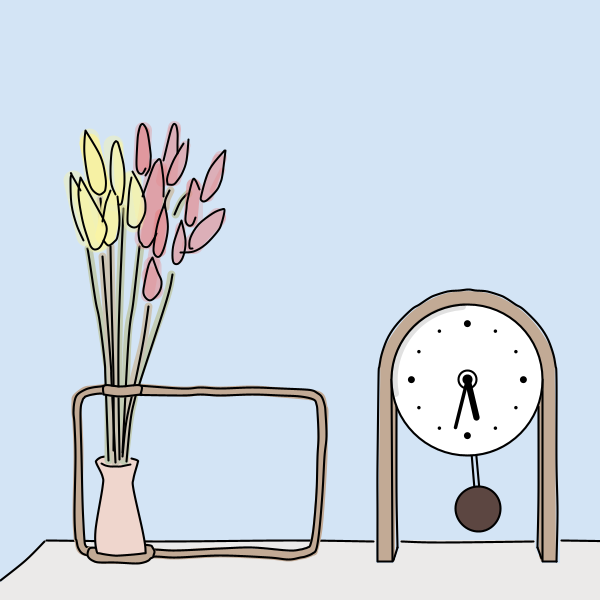
Frame 1 (no input)
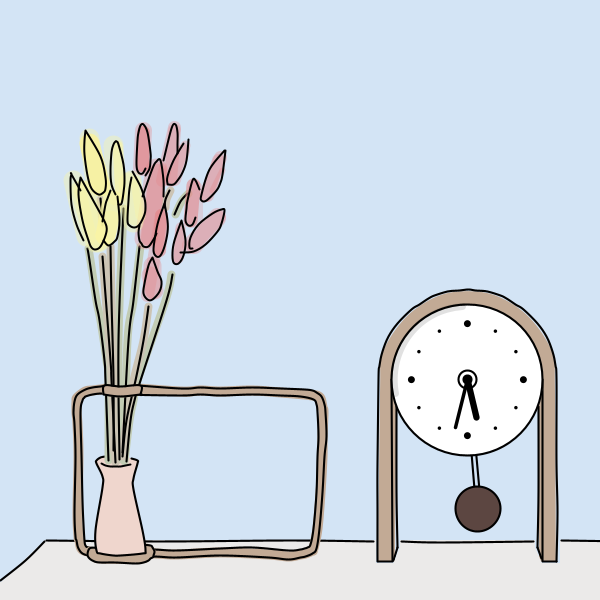
Frame 60 (the mouse pressed at the canvas centre just before this capture)
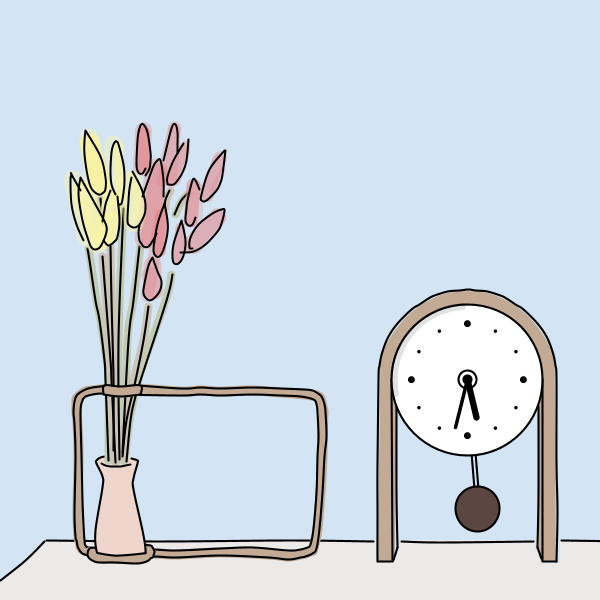
Frame 120 (the mouse held since frame 60 and released just before this capture)

The Processing sketch that drew these frames (run headless with seeded random() and noise(); from frame 60 on, the mouse is pressed at the canvas centre):

// Processing sketch: tokei
// ── tokei.pde
float theta, thetatheta, omega, omegaomega, phi;
float g, dt, l, pi, r;
int imax;

void setup(){
  size(600,600);
  smooth();
  
  l = 175.0;
  r = 32.0;
  dt = 0.001;
  theta = 5*PI/180;
  omega = 0.0;
  g = 9.81*6;
  imax = 175;
}

void draw(){
  translate(width/2, height/2);
  
  pushMatrix();
  tokei(124, 59, 0.7);
  popMatrix();
  
  tana(0, 0, 1);
  
  hana(0, 1, 1);
  
  //jiku
  //strokeWeight(5);
  //line(-300, 0, 300, 0);
  //line(0, -300, 0, 300);

}


void tokei(float width, float height, float size){
  translate(width, height);
  scale(size);
  
  for (int i=0; i<=imax; i++){
    thetatheta = theta + omega*dt;
    omegaomega = omega - g/l*sin(theta)*dt;
    theta = thetatheta;
    omega = omegaomega;
  }
   
  translate(width/2, height/2);
  
  //huriko   
  pushMatrix();
  scale(1, -1);
  background(#d3e4f5);
  stroke(0);
  strokeWeight(3);
  phi = 3*PI/2+theta;
  line(l*cos(phi)-3, l*sin(phi), -3, 0);
  line(l*cos(phi)+3, l*sin(phi), 3, 0);
  fill(#5c4641);
  ellipse(l*cos(phi), l*sin(phi)-10, 2*r, 2*r);
  popMatrix();
  
  //tokei
  ////jyunbi
  float s = second();
  float m = minute() + (s/60.0);
  float h = hour()%12 + (m/60.0);
  rotate(radians(180));
   
  ////dai_iro_uti
  strokeWeight(10);
  strokeCap(ROUND);
  stroke(#d3e4f5);
  line(-105, -246, -105, 0);
  line(105, -246, 105, 0);
  
  ////dai_iro_soto
  strokeWeight(24);
  strokeCap(SQUARE);
  stroke(#c2aa95);
  noFill();
  beginShape();
  curveVertex(-115, -260);
  curveVertex(-115, -260);
  curveVertex(-113, -10);
  curveVertex(-110, 35);
  curveVertex(-80, 80);
  curveVertex(-40, 108);
  curveVertex(0, 115);
  curveVertex(40, 108);
  curveVertex(80, 80);
  curveVertex(110, 35);
  curveVertex(113, -10);
  curveVertex(115, -260);
  curveVertex(115, -260);
  endShape();
  
  ////dai
  beginShape();
  strokeWeight(3);
  strokeCap(ROUND);
  stroke(0);
  noFill();
  curveVertex(128, -260);
  curveVertex(128, -260);
  curveVertex(129, -190);
  curveVertex(128, -120);
  curveVertex(127, 0);
  curveVertex(126, 20);
  curveVertex(122, 40);
  curveVertex(113, 61);
  curveVertex(100, 80);
  curveVertex(80, 100);
  curveVertex(68, 108);
  curveVertex(56, 116);
  curveVertex(47, 120);
  curveVertex(28, 126);
  curveVertex(12, 128);
  curveVertex(-2, 129);
  curveVertex(-12, 128);
  curveVertex(-28, 126);
  curveVertex(-47, 120);
  curveVertex(-56, 116);
  curveVertex(-68, 108);
  curveVertex(-80, 100);
  curveVertex(-100, 80);
  curveVertex(-113, 61);
  curveVertex(-122, 40);
  curveVertex(-126, 20);
  curveVertex(-127, 0);
  curveVertex(-128, -120);
  curveVertex(-129, -190);
  curveVertex(-128, -260);
  curveVertex(-128, -260);
  endShape();
  line(127, -260, 107, -260);
  line(107, -259, 108, 0);
  line(-127, -260, -107, -260);
  line(-107, -259, -108, 0);
  line(-106, -255, -100, -240); 
  line(106, -258, 100, -240); 
  beginShape();
  curveVertex(-100, -240);
  curveVertex(-100, -240);
  curveVertex(-101, -160);
  curveVertex(-101, -38);
  curveVertex(-101, -38);
  endShape();
  beginShape();
  curveVertex(100, -240);
  curveVertex(100, -240);
  curveVertex(101, -160);
  curveVertex(101, -39);
  curveVertex(101, -39);
  endShape();
  
  ////mojiban
  fill(255);
  ellipse(0, 0, 216, 216);
  fill(255);
  ellipse(0, 0, 26, 26);
  fill(0);
  ellipse(0, 0, 12, 12);
  
  ////kage
  strokeWeight(10);
  strokeCap(ROUND);
  noFill();
  stroke(0, 30);
  arc(0, 0, 210, 210, radians(-11), radians(86));
  
  ////jikan
  fill(0);
  noStroke();
  for(int i=0; i<12; i++){
    rotate(radians(30));
    ellipse(-80, 0, 5, 5);
  }
  for(int i=0; i<4; i++){
    rotate(radians(90));
    ellipse(-80, 0, 10, 10);
  }
   
  ////hari
  pushMatrix();
  stroke(0);
  strokeWeight(3);
  strokeCap(ROUND);
  rotate(radians(s*6));
  //line(0, -16, 0, 80);
  popMatrix();
  pushMatrix();
  strokeWeight(5);
  rotate(radians(m*6));
  line(0, 0, 0, 70);
  popMatrix();
  pushMatrix();
  strokeWeight(9);
  rotate(radians(h*30));
  line(0, 0, 0, 55);
  popMatrix(); 
 }

void tana(float width, float height, float size){
  translate(width/2, height/2);
  scale(size);
  
  //tana_iro
  noStroke();
  fill(235, 234, 233);
  triangle(-255, 240, -300, 283, -255, 283);
  rect(-255, 240, 331, 43);
  rect(100, 240, 135, 43);
  rect(260, 240, 50, 43);
  rect(-300, 282, 600, 30);
  rect(0, 263, 300, 30);
  triangle(101, 244, 89, 275, 108, 275);
  triangle(234, 245, 247, 275, 233, 275);
  
  //tana
  strokeWeight(2.1);
  stroke(0);
  noFill();
  beginShape();
  curveVertex(-254, 240);
  curveVertex(-254, 240);
  curveVertex(-140, 241);
  curveVertex(-10, 240);
  curveVertex(73, 241);
  curveVertex(73, 241);
  endShape();
  beginShape();
  curveVertex(101, 241);
  curveVertex(101, 241);
  curveVertex(140, 242);
  curveVertex(233, 241);
  curveVertex(233, 241);
  endShape();
  beginShape();
  curveVertex(261, 240);
  curveVertex(261, 240);
  curveVertex(330, 241);
  curveVertex(330, 241);
  endShape();
  beginShape();
  curveVertex(-256, 241);
  curveVertex(-256, 241);
  curveVertex(-275, 260);
  curveVertex(-300, 280);
  curveVertex(-300, 280);
  endShape();
}

void hana(float width, float height, float size){
  translate(width/2, height/2);
  scale(size);
  
  //sotowaku_iro
  strokeWeight(10);
  strokeCap(ROUND);
  stroke(#c2aa95);
  beginShape();
  curveVertex(-200, 253);
  curveVertex(-200, 253);
  curveVertex(-148, 253);
  curveVertex(-124, 254);
  curveVertex(-80, 252);
  curveVertex(-32, 254);
  curveVertex(-12, 256);
  curveVertex(0, 254);
  curveVertex(5, 253);
  curveVertex(12, 250);
  curveVertex(13, 248);
  curveVertex(17, 228);
  curveVertex(20, 192);
  curveVertex(22, 156);
  curveVertex(22, 136);
  curveVertex(23, 112);
  curveVertex(22, 107);
  curveVertex(20, 98);
  curveVertex(16, 95);
  curveVertex(12, 95);
  curveVertex(4, 94);
  curveVertex(-20, 92);
  curveVertex(-48, 90);
  curveVertex(-80, 91);
  curveVertex(-100, 90);
  curveVertex(-120, 91);
  curveVertex(-180, 87);
  curveVertex(-200, 89);
  curveVertex(-208, 90);
  curveVertex(-215, 91);
  curveVertex(-223, 97);
  curveVertex(-224, 101);
  curveVertex(-224, 112);
  curveVertex(-223, 124);
  curveVertex(-222, 156);
  curveVertex(-223, 212);
  curveVertex(-222, 236);
  curveVertex(-221, 240);
  curveVertex(-219, 248);
  curveVertex(-213, 251);
  curveVertex(-200, 253);
  curveVertex(-200, 253);
  endShape();
  
  //sotowaku1
  strokeWeight(2.1);
  strokeCap(ROUND);
  stroke(0);
  beginShape();
  curveVertex(-200, 256);
  curveVertex(-200, 256);
  curveVertex(-148, 256);
  curveVertex(-124, 257);
  curveVertex(-80, 255);
  curveVertex(-32, 257);
  curveVertex(-12, 259);
  curveVertex(0, 257);
  curveVertex(5, 256);
  curveVertex(12, 253);
  curveVertex(16, 248);
  curveVertex(19, 228);
  curveVertex(22, 192);
  curveVertex(24, 156);
  curveVertex(26, 136);
  curveVertex(25, 112);
  curveVertex(24, 104);
  curveVertex(21, 96);
  curveVertex(16, 92);
  curveVertex(12, 90);
  curveVertex(4, 89);
  curveVertex(-20, 88);
  curveVertex(-48, 87);
  curveVertex(-80, 88);
  curveVertex(-100, 87);
  curveVertex(-120, 88);
  curveVertex(-180, 84);
  curveVertex(-200, 86);
  curveVertex(-208, 87);
  curveVertex(-215, 89);
  curveVertex(-223, 94);
  curveVertex(-226, 101);
  curveVertex(-227, 112);
  curveVertex(-226, 124);
  curveVertex(-225, 156);
  curveVertex(-226, 212);
  curveVertex(-225, 236);
  curveVertex(-224, 240);
  curveVertex(-222, 248);
  curveVertex(-216, 254);
  curveVertex(-200, 256);
  curveVertex(-200, 256);
  endShape();
  
  //sotowaku2
  strokeWeight(2.1);
  strokeCap(ROUND);
  stroke(0);
  beginShape();
  curveVertex(-200, 248);
  curveVertex(-200, 248);
  curveVertex(-148, 249);
  curveVertex(-124, 250);
  curveVertex(-80, 248);
  curveVertex(-48, 247);
  curveVertex(-12, 250);
  curveVertex(0, 249);
  curveVertex(4, 248);
  curveVertex(7, 247);
  curveVertex(10, 244);
  curveVertex(13, 228);
  curveVertex(16, 192);
  curveVertex(17, 156);
  curveVertex(18, 136);
  curveVertex(17, 112);
  curveVertex(16, 104);
  curveVertex(13, 99);
  curveVertex(0, 96);
  curveVertex(-20, 95);
  curveVertex(-48, 94);
  curveVertex(-80, 95);
  curveVertex(-100, 94);
  curveVertex(-120, 95);
  curveVertex(-180, 94);
  curveVertex(-198, 93);
  curveVertex(-208, 94);
  curveVertex(-215, 96);
  curveVertex(-216, 97);
  curveVertex(-218, 100);
  curveVertex(-220, 112);
  curveVertex(-219, 155);
  curveVertex(-218, 200);
  curveVertex(-217, 224);
  curveVertex(-216, 240);
  curveVertex(-215, 245);
  curveVertex(-212, 247);
  curveVertex(-200, 248);
  curveVertex(-200, 248);
  endShape();
  
  //sara_iro
  strokeWeight(10);
  strokeCap(ROUND);
  stroke(#c2aa95);
  beginShape();
  curveVertex(-210, 251);
  curveVertex(-210, 251);
  curveVertex(-206, 255);
  curveVertex(-200, 258);
  curveVertex(-160, 258);
  curveVertex(-154, 255);
  curveVertex(-150, 251);
  curveVertex(-154, 248);
  curveVertex(-154, 248);
  endShape();
  
  //sara
  strokeWeight(2.1);
  strokeCap(ROUND);
  stroke(0);
  beginShape();
  curveVertex(-200, 246);
  curveVertex(-200, 246);
  curveVertex(-205, 247);
  curveVertex(-211, 248);
  curveVertex(-213, 254);
  curveVertex(-211, 258);
  curveVertex(-206, 261);
  curveVertex(-200, 262);
  curveVertex(-185, 262);
  curveVertex(-165, 263);
  curveVertex(-157, 262);
  curveVertex(-152, 260);
  curveVertex(-150, 258);
  curveVertex(-148, 257);
  curveVertex(-147, 256);
  curveVertex(-147, 255);
  curveVertex(-146, 251);
  curveVertex(-148, 247);
  curveVertex(-150, 245);
  curveVertex(-160, 244);
  curveVertex(-160, 244);
  endShape();
  
  //kabin_kuti_iro
  noStroke();
  fill(#efd6cd);
  ellipse(-185, 161, 39, 12);
  ellipse(-185, 163, 39, 12);
  
  //kabin_sita
  stroke(0);
  strokeWeight(2.1);
  strokeCap(ROUND);
  beginShape();
  curveVertex(-195, 156);
  curveVertex(-195, 156);
  curveVertex(-200, 157);
  curveVertex(-204, 160);
  curveVertex(-204, 163);
  curveVertex(-198, 176);
  curveVertex(-198, 187);
  curveVertex(-205, 230);
  curveVertex(-203.5, 250);
  curveVertex(-200, 253);
  curveVertex(-187, 254.5);
  curveVertex(-180, 254.5);
  curveVertex(-158, 253);
  curveVertex(-154.5, 250);
  curveVertex(-158, 230);
  curveVertex(-167, 189);
  curveVertex(-167, 178);
  curveVertex(-163, 163);
  curveVertex(-163, 160);
  curveVertex(-169, 158);
  curveVertex(-169, 158);
  endShape();
  
  //kuki_iro1
  noFill();
  strokeWeight(8);
  strokeCap(ROUND);
  stroke(#c2ccb4);
  beginShape();
  curveVertex(-192, 160);
  curveVertex(-192, 160);
  curveVertex(-192, 80);
  curveVertex(-194, 60);
  curveVertex(-200, 20);
  curveVertex(-204, 0);
  curveVertex(-210, -40);
  curveVertex(-212, -52);
  curveVertex(-212, -52);
  endShape();
  beginShape();
  curveVertex(-176, 161);
  curveVertex(-176, 161);
  curveVertex(-171, 120);
  curveVertex(-167, 100);
  curveVertex(-163, 80);
  curveVertex(-135, 0);
  curveVertex(-129, -26);
  curveVertex(-129, -26);
  endShape();
  beginShape();
  curveVertex(-176, 152);
  curveVertex(-176, 152);
  curveVertex(-173, 40);
  curveVertex(-167, 0);
  curveVertex(-160, -54);
  curveVertex(-160, -54);
  endShape();
  beginShape();
  curveVertex(-181, 159);
  curveVertex(-181, 159);
  curveVertex(-182, 40);
  curveVertex(-177, -92);
  curveVertex(-177, -92);
  endShape();
  beginShape();
  curveVertex(-125, -86);
  curveVertex(-125, -86);
  curveVertex(-119, -99);
  curveVertex(-112, -107);
  curveVertex(-112, -107);
  endShape();
  
  //kuki_iro2
  noFill();
  strokeWeight(8);
  strokeCap(ROUND);
  stroke(#ccc4b4);
  beginShape();
  curveVertex(-185, 162);
  curveVertex(-185, 162);
  curveVertex(-189, 80);
  curveVertex(-190, 60);
  curveVertex(-198, -44);
  curveVertex(-198, -44);
  endShape();
  beginShape();
  curveVertex(-198, -75);
  curveVertex(-198, -75);
  curveVertex(-200, -101);
  curveVertex(-200, -101);
  endShape();
  beginShape();
  curveVertex(-187, 150);
  curveVertex(-187, 150);
  curveVertex(-187, 80);
  curveVertex(-189, 0);
  curveVertex(-190, -54);
  curveVertex(-190, -54);
  endShape();
  beginShape();
  curveVertex(-178, 156);
  curveVertex(-178, 156);
  curveVertex(-174, 120);
  curveVertex(-167, 80);
  curveVertex(-157, 40);
  curveVertex(-152, 6);
  curveVertex(-152, 6);
  endShape();
  beginShape();
  curveVertex(-135, -93);
  curveVertex(-135, -93);
  curveVertex(-134, -101);
  curveVertex(-130, -110);
  curveVertex(-130, -110);
  endShape();
  
  //kuki
  noFill();
  strokeWeight(2.1);
  strokeCap(ROUND);
  stroke(0);
  beginShape();
  curveVertex(-192, 160);
  curveVertex(-192, 160);
  curveVertex(-195, 80);
  curveVertex(-196, 60);
  curveVertex(-201, 20);
  curveVertex(-205, 0);
  curveVertex(-211, -40);
  curveVertex(-213, -52);
  curveVertex(-213, -52);
  endShape();
  beginShape();
  curveVertex(-185, 162);
  curveVertex(-185, 162);
  curveVertex(-189, 80);
  curveVertex(-190, 60);
  curveVertex(-198, -44);
  curveVertex(-198, -44);
  endShape();
  beginShape();
  curveVertex(-198, -75);
  curveVertex(-198, -75);
  curveVertex(-200, -102);
  curveVertex(-200, -102);
  endShape();
  beginShape();
  curveVertex(-187, 150);
  curveVertex(-187, 150);
  curveVertex(-187, 80);
  curveVertex(-189, 0);
  curveVertex(-190, -54);
  curveVertex(-190, -54);
  endShape();
  beginShape();
  curveVertex(-174, 161);
  curveVertex(-174, 161);
  curveVertex(-170, 120);
  curveVertex(-166, 100);
  curveVertex(-160, 80);
  curveVertex(-134, 0);
  curveVertex(-128, -26);
  curveVertex(-128, -26);
  endShape();
  beginShape();
  curveVertex(-178, 156);
  curveVertex(-178, 156);
  curveVertex(-174, 120);
  curveVertex(-165, 80);
  curveVertex(-157, 40);
  curveVertex(-152, 6);
  curveVertex(-152, 6);
  endShape();
  beginShape();
  curveVertex(-178, 152);
  curveVertex(-178, 152);
  curveVertex(-172, 40);
  curveVertex(-167, 0);
  curveVertex(-161, -54);
  curveVertex(-161, -54);
  endShape();
  beginShape();
  curveVertex(-181, 159);
  curveVertex(-181, 159);
  curveVertex(-182, 40);
  curveVertex(-177, -92);
  curveVertex(-177, -92);
  endShape();
  beginShape();
  curveVertex(-126, -86);
  curveVertex(-126, -86);
  curveVertex(-120, -99);
  curveVertex(-113, -107);
  curveVertex(-113, -107);
  endShape();
  beginShape();
  curveVertex(-136, -93);
  curveVertex(-136, -93);
  curveVertex(-135, -101);
  curveVertex(-131, -110);
  curveVertex(-131, -110);
  endShape();
  
  //hana_iro2
  noFill();
  strokeCap(ROUND);
  stroke(228,135,138,90);
  strokeWeight(17);
  line(-157, -170, -159, -133);
  strokeWeight(13);
  line(-157, -168, -158, -135);
  line(-157, -168, -158, -135);
  line(-157, -168, -158, -135);
  strokeWeight(22);
  line(-144, -131, -155, -62);
  strokeWeight(17);
  line(-142, -130, -151, -63);
  line(-143, -128, -152, -63);
  strokeWeight(13);
  line(-126, -173, -138, -120);
  line(-126, -170, -130, -120);
  strokeWeight(10);
  line(-115, -155, -128, -120);
  strokeWeight(13);
  line(-117, -150, -126, -121);
  line(-139, -85, -153, -5);
  line(-139, -85, -141, -50);
  line(-139, -85, -141, -50);
  strokeWeight(10);
  line(-139, -85, -141, -50);
  strokeWeight(18);
  line(-148, -35, -148, -10);
  line(-150, -25, -146, -10);
  strokeWeight(10);
  line(-120, -73, -124, -42);
  line(-120, -70, -122, -42);
  strokeWeight(13);
  line(-82, -140, -93, -105);
  line(-80, -143, -95, -105);
  strokeWeight(6);
  line(-78, -130, -88, -110);
  strokeWeight(15);
  stroke(228,135,138,60);
  line(-105, -112, -105, -80);
  stroke(228,135,138,90);
  strokeWeight(14);
  line(-107, -115, -110, -80);
  line(-107, -115, -110, -80);
  strokeWeight(17);
  line(-83, -84, -110, -55);
  line(-83, -82, -106, -55);
  
  //hana_iro1
  noFill();
  strokeWeight(20);
  strokeCap(ROUND);
  stroke(245,240,162,250);
  line(-211, -157, -200, -114);
  stroke(250,245,162,100);
  line(-188, -100, -195, -65);
  line(-188, -100, -195, -65);
  line(-188, -100, -195, -65);
  line(-190, -80, -195, -65);
  line(-227, -120, -214, -64);
  line(-220, -110, -205, -58);
  line(-217, -110, -202, -58);
  line(-215, -110, -200, -60);
  line(-211, -162, -205, -117);
  line(-187, -155, -184, -105);
  strokeWeight(10);
  line(-183, -155, -180, -105);
  line(-183, -155, -180, -105);
  strokeWeight(20);
  line(-172, -118, -167, -78);
  line(-169, -120, -165, -85);
  strokeWeight(10);
  line(-165, -120, -160, -85);
  
  //hana
  noFill();
  strokeWeight(2);
  strokeCap(ROUND);
  stroke(0);
  beginShape();
  curveVertex(-217, -60);
  curveVertex(-217, -60);
  curveVertex(-224, -76);
  curveVertex(-229, -96);
  curveVertex(-230, -120);
  curveVertex(-229, -126);
  curveVertex(-229, -126);
  curveVertex(-220, -110);
  curveVertex(-220, -110);
  endShape();
  beginShape();
  curveVertex(-220, -123);
  curveVertex(-220, -123);
  curveVertex(-222, -106);
  curveVertex(-218, -80);
  curveVertex(-212, -60);
  curveVertex(-209, -53);
  curveVertex(-205, -51);
  curveVertex(-200, -54);
  curveVertex(-195, -65);
  curveVertex(-194, -74);
  curveVertex(-199, -85);
  curveVertex(-199, -85);
  curveVertex(-220, -123);
  curveVertex(-220, -123);
  endShape();
  beginShape();
  curveVertex(-215, -170);
  curveVertex(-215, -170);
  curveVertex(-216, -160);
  curveVertex(-216, -146);
  curveVertex(-213, -125);
  curveVertex(-209, -112);
  curveVertex(-202, -106);
  curveVertex(-197, -108);
  curveVertex(-195, -112);
  curveVertex(-195, -123);
  curveVertex(-200, -144);
  curveVertex(-215, -170);
  curveVertex(-215, -170);
  endShape();
  beginShape();
  curveVertex(-198, -79);
  curveVertex(-198, -79);
  curveVertex(-195, -96);
  curveVertex(-193, -102);
  curveVertex(-190, -110);
  curveVertex(-190, -110);
  endShape();
  beginShape();
  curveVertex(-197, -60);
  curveVertex(-197, -60);
  curveVertex(-192, -55);
  curveVertex(-186, -59);
  curveVertex(-183, -64);
  curveVertex(-181, -80);
  curveVertex(-183, -104);
  curveVertex(-183, -104);
  endShape();
  beginShape();
  curveVertex(-185, -106);
  curveVertex(-185, -106);
  curveVertex(-189, -116);
  curveVertex(-190, -130);
  curveVertex(-189, -148);
  curveVertex(-187, -156);
  curveVertex(-185, -159);
  curveVertex(-184, -159);
  curveVertex(-182, -156);
  curveVertex(-177, -136);
  curveVertex(-176, -120);
  curveVertex(-177, -108);
  curveVertex(-179, -97);
  curveVertex(-182, -96);
  curveVertex(-182, -96);
  endShape();
  beginShape();
  curveVertex(-169, -123);
  curveVertex(-169, -123);
  curveVertex(-171, -112);
  curveVertex(-172, -100);
  curveVertex(-173, -80);
  curveVertex(-171, -75);
  curveVertex(-166, -73);
  curveVertex(-161, -76);
  curveVertex(-156, -86);
  curveVertex(-155, -94);
  curveVertex(-156, -102);
  curveVertex(-160, -114);
  curveVertex(-168, -129);
  curveVertex(-168, -129);
  endShape();
  beginShape();
  curveVertex(-155, -132);
  curveVertex(-155, -132);
  curveVertex(-158, -127);
  curveVertex(-162, -128);
  curveVertex(-164, -136);
  curveVertex(-163, -160);
  curveVertex(-162, -168);
  curveVertex(-160, -175);
  curveVertex(-157, -176);
  curveVertex(-153, -168);
  curveVertex(-150, -148);
  curveVertex(-150, -140);
  curveVertex(-151, -132);
  curveVertex(-155, -125);
  curveVertex(-155, -125);
  endShape();
  beginShape();
  curveVertex(-137, -140);
  curveVertex(-137, -140);
  curveVertex(-129, -172);
  curveVertex(-125, -176);
  curveVertex(-123, -168);
  curveVertex(-123, -156);
  curveVertex(-123, -147);
  curveVertex(-123, -147);
  endShape();
  beginShape();
  curveVertex(-117, -157);
  curveVertex(-117, -157);
  curveVertex(-127, -140);
  curveVertex(-133, -124);
  curveVertex(-133, -117);
  curveVertex(-132, -116);
  curveVertex(-127, -116);
  curveVertex(-123, -120);
  curveVertex(-118, -128);
  curveVertex(-114, -140);
  curveVertex(-112, -161);
  curveVertex(-112, -161);
  endShape();
  beginShape();
  curveVertex(-158, -104);
  curveVertex(-158, -104);
  curveVertex(-148, -132);
  curveVertex(-144, -139);
  curveVertex(-140, -140);
  curveVertex(-137, -120);
  curveVertex(-137, -104);
  curveVertex(-137, -104);
  endShape();
  beginShape();
  curveVertex(-144, -67);
  curveVertex(-144, -67);
  curveVertex(-147, -61);
  curveVertex(-152, -54);
  curveVertex(-157, -54);
  curveVertex(-159, -57);
  curveVertex(-161, -60);
  curveVertex(-162, -68);
  curveVertex(-161, -75);
  curveVertex(-161, -75);
  endShape();
  beginShape();
  curveVertex(-136, -97);
  curveVertex(-136, -97);
  curveVertex(-142, -80);
  curveVertex(-145, -66);
  curveVertex(-147, -50);
  curveVertex(-144, -44);
  curveVertex(-140, -45);
  curveVertex(-136, -54);
  curveVertex(-133, -68);
  curveVertex(-133, -80);
  curveVertex(-136, -97);
  curveVertex(-136, -97);
  endShape();
  beginShape();
  curveVertex(-148, -43);
  curveVertex(-148, -43);
  curveVertex(-152, -35);
  curveVertex(-156, -17);
  curveVertex(-157, -7);
  curveVertex(-153, -1);
  curveVertex(-148, -1);
  curveVertex(-141, -9);
  curveVertex(-139, -19);
  curveVertex(-143, -29);
  curveVertex(-148, -43);
  curveVertex(-148, -43);
  endShape();
  beginShape();
  curveVertex(-119, -80);
  curveVertex(-119, -80);
  curveVertex(-126, -60);
  curveVertex(-128, -48);
  curveVertex(-127, -38);
  curveVertex(-122, -37);
  curveVertex(-117, -45);
  curveVertex(-115, -60);
  curveVertex(-119, -80);
  curveVertex(-119, -80);
  endShape();
  beginShape();
  curveVertex(-120, -48);
  curveVertex(-120, -48);
  curveVertex(-107, -49);
  curveVertex(-95, -56);
  curveVertex(-83, -69);
  curveVertex(-79, -77);
  curveVertex(-76, -90);
  curveVertex(-79, -91);
  curveVertex(-88, -87);
  curveVertex(-102, -76);
  curveVertex(-110, -63);
  curveVertex(-111, -53);
  curveVertex(-108, -52);
  curveVertex(-108, -52);
  endShape();
  beginShape();
  curveVertex(-76, -150);
  curveVertex(-76, -150);
  curveVertex(-91, -131);
  curveVertex(-99, -106);
  curveVertex(-99, -100);
  curveVertex(-94, -100);
  curveVertex(-84, -110);
  curveVertex(-80, -118);
  curveVertex(-78, -126);
  curveVertex(-75, -150);
  curveVertex(-75, -150);
  endShape();
  beginShape();
  curveVertex(-101, -111);
  curveVertex(-101, -111);
  curveVertex(-105, -120);
  curveVertex(-108, -120);
  curveVertex(-113, -100);
  curveVertex(-114, -92);
  curveVertex(-115, -80);
  curveVertex(-112, -75);
  curveVertex(-108, -76);
  curveVertex(-105, -83);
  curveVertex(-105, -83);
  endShape();
  
  //kabin_kuti
  beginShape();
  curveVertex(-199, 163);
  curveVertex(-199, 163);
  curveVertex(-195, 165);
  curveVertex(-190, 166);
  curveVertex(-185, 166);
  curveVertex(-180, 166);
  curveVertex(-175, 165);
  curveVertex(-170, 164);
  curveVertex(-170, 164);
  endShape();
  
  //ring_iro
  strokeWeight(10);
  strokeCap(ROUND);
  stroke(#c2aa95);
  beginShape();
  curveVertex(-194, 90);
  curveVertex(-194, 90);
  curveVertex(-180, 92);
  curveVertex(-162, 90);
  curveVertex(-162, 90);
  endShape();
  
  //ring
  strokeWeight(2.1);
  strokeCap(ROUND);
  stroke(0);
  beginShape();
  curveVertex(-197, 94);
  curveVertex(-197, 94);
  curveVertex(-180, 96);
  curveVertex(-160, 94);
  curveVertex(-160, 94);
  curveVertex(-160, 85);
  curveVertex(-180, 86);
  curveVertex(-196, 85);
  curveVertex(-197, 94);
  curveVertex(-197, 94);
  endShape();
  
  
}
  
